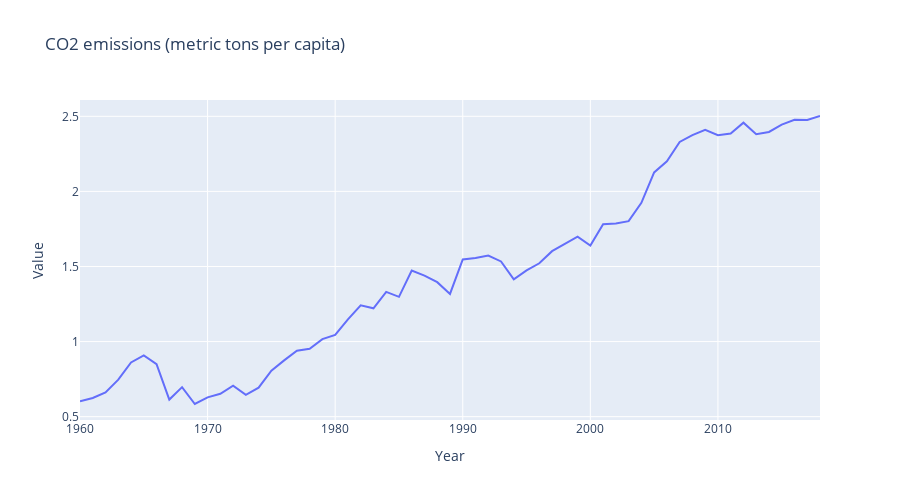

This figure's notebook cell:
### Code cell
temp = df[df['Indicator Name'] == 'CO2 emissions (metric tons per capita)']
temp = temp.sort_values(by=['Year'], )
temp = temp.reset_index(drop=True)

temp

# Forest area (sq. km))
plt.figure(figsize=(15,8))
sns.lineplot(data=temp, x='Year', y='Value').set(title='CO2 emissions (metric tons per capita)')

fig = px.line(temp, x="Year", y="Value", title='CO2 emissions (metric tons per capita)' , width=900, height=500)
fig.show()

### Figure 1 — Plotly figure (JSON) as saved in the notebook; plotly's stock layout.template omitted (floating-point values rounded to 4 significant figures)
{"data": [{"hovertemplate": "Year=%{x}<br>Value=%{y}<extra></extra>", "legendgroup": "", "line": {"color": "#636efa", "dash": "solid"}, "marker": {"symbol": "circle"}, "mode": "lines", "name": "", "orientation": "v", "showlegend": false, "type": "scatter", "x": [1960, 1961, 1962, 1963, 1964, 1965, 1966, 1967, 1968, 1969, 1970, 1971, 1972, 1973, 1974, 1975, 1976, 1977, 1978, 1979, 1980, 1981, 1982, 1983, 1984, 1985, 1986, 1987, 1988, 1989, 1990, 1991, 1992, 1993, 1994, 1995, 1996, 1997, 1998, 1999, 2000, 2001, 2002, 2003, 2004, 2005, 2006, 2007, 2008, 2009, 2010, 2011, 2012, 2013, 2014, 2015, 2016, 2017, 2018], "xaxis": "x", "y": [0.6028, 0.6244, 0.6615, 0.7466, 0.8609, 0.9083, 0.8504, 0.6138, 0.6966, 0.5844, 0.6283, 0.6527, 0.7066, 0.6449, 0.6928, 0.8068, 0.875, 0.9389, 0.9525, 1.016, 1.045, 1.148, 1.241, 1.222, 1.331, 1.298, 1.474, 1.439, 1.396, 1.317, 1.547, 1.557, 1.573, 1.534, 1.415, 1.474, 1.522, 1.602, 1.651, 1.698, 1.64, 1.782, 1.787, 1.802, 1.924, 2.126, 2.2, 2.329, 2.375, 2.409, 2.374, 2.385, 2.458, 2.38, 2.396, 2.444, 2.477, 2.475, 2.502], "yaxis": "y"}], "layout": {"height": 500, "legend": {"tracegroupgap": 0}, "title": {"text": "CO2 emissions (metric tons per capita)"}, "width": 900, "xaxis": {"anchor": "y", "domain": [0, 1], "title": {"text": "Year"}}, "yaxis": {"anchor": "x", "domain": [0, 1], "title": {"text": "Value"}}}}
